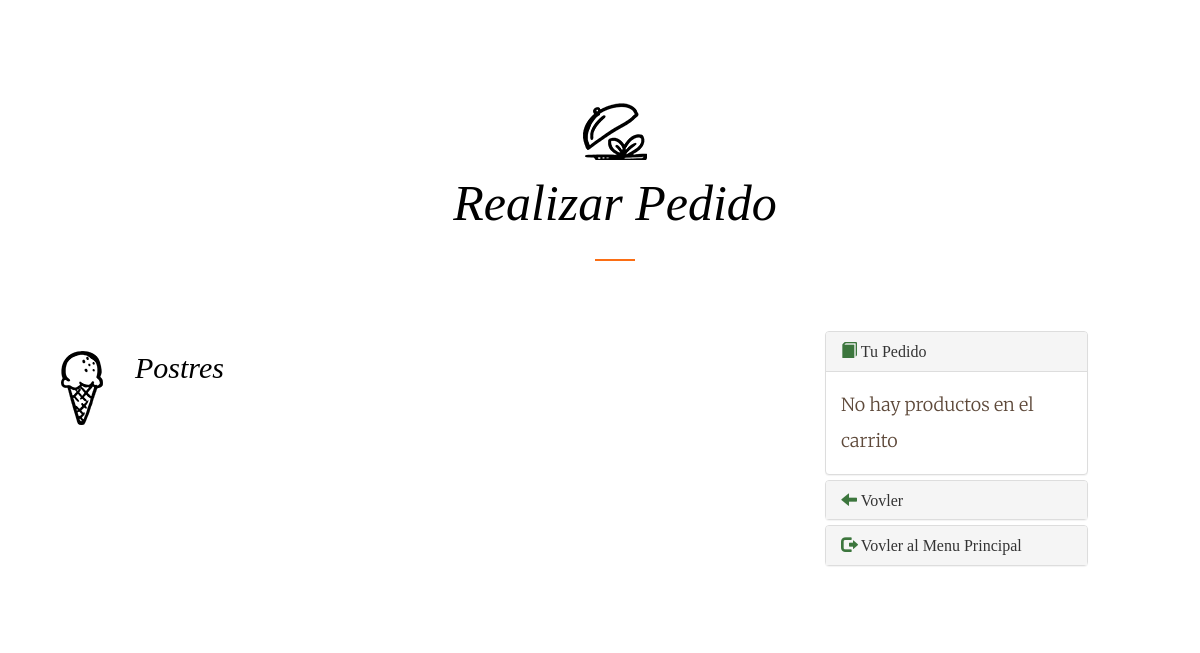
The page /paginas/verTodosPostres.php (signed in) on the database as committed earlier.
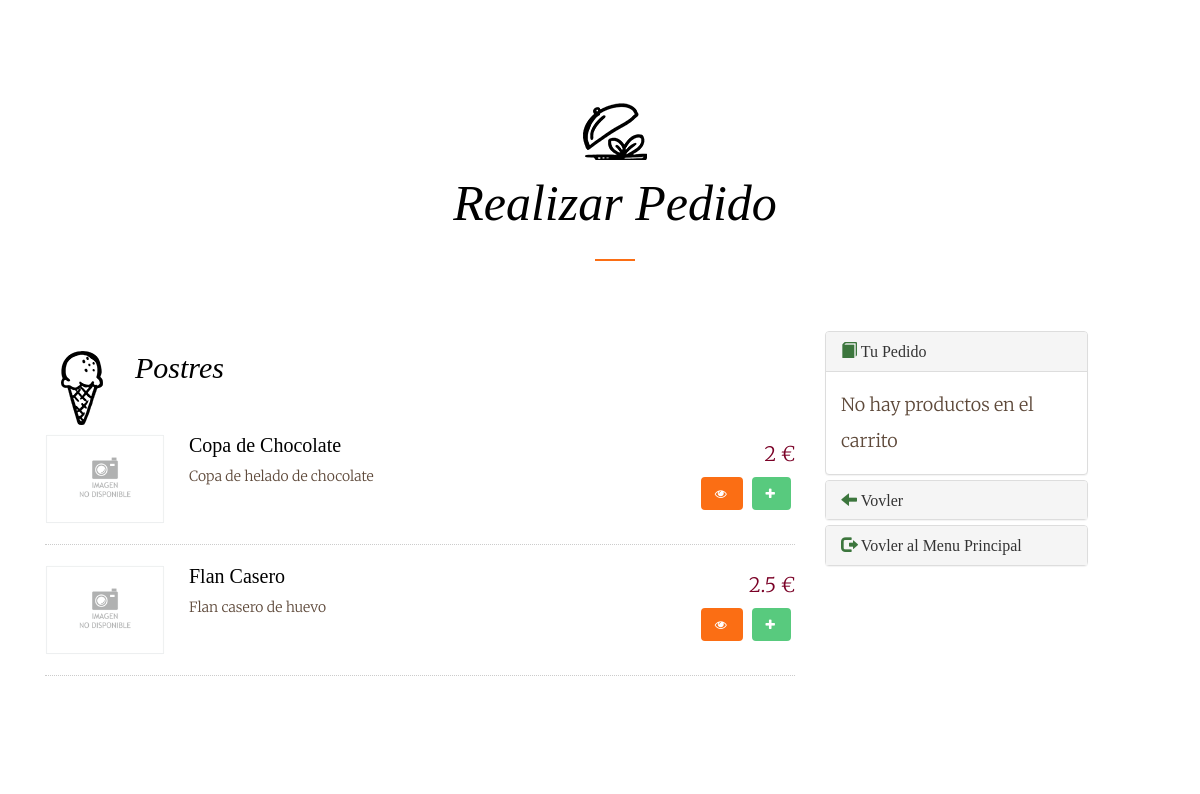
The same page on the database as committed later.
### tables this page shows
CREATE TABLE IF NOT EXISTS producto(
  id_producto TINYINT UNSIGNED PRIMARY KEY AUTO_INCREMENT,
  nombre VARCHAR(30) NOT NULL,
  descripcion VARCHAR(100),
  precio DOUBLE NOT NULL,
  foto VARCHAR(100) DEFAULT NULL,
  calorias TINYINT UNSIGNED DEFAULT NULL,
  tipo_producto TINYINT UNSIGNED NOT NULL,
  is_delete CHAR(1) NOT NULL DEFAULT 0,
  CONSTRAINT fk_producto_tipo FOREIGN KEY (tipo_producto) REFERENCES tipo_producto(id_tipo_producto)
);

### procedimientos/procedimientos.php (called while the page is built, shortened)
<?php
require_once '../conexion/conexion.php';
class procedimientos{
    public $conexion;
    public $resultado;
    public function conect(){
        $obj = new conexion();
        $this->conexion = new mysqli($obj->getServer(), $obj->getUser(), $obj->getPass(),$obj->getDataBase());
        $this->conexion->set_charset("UTF8");
    }
    public function consultas($query){
        $this->resultado = $this->conexion->query($query);
    }
    public function devolverFilas(){
        return $this->resultado->fetch_array();
    }
}

### conexion/conexion.php (called while the page is built, shortened)
<?php
class conexion{
    private $server = "localhost";
    private $user = "root";
    private $pass = "";
    private $dataBase = "restaurante";
    public function getServer(){
        return $this->server;
    }
    public function getUser(){
        return $this->user;
    }
    public function getPass(){
        return $this->pass;
    }
    public function getDataBase(){
        return $this->dataBase;
    }
}

### paginas/verTodosPostres.php (the view, shortened to what the changed rows need)
<?php
include_once '../procedimientos/procedimientos.php';
$conexion = new procedimientos();
$conexion->conect();
?>
<!DOCTYPE html>
<html lang="en">
<head>
    <link type="text/css" href="../sources/bootstrap.css" rel="stylesheet">
    <link type="text/css" href="../sources/cssPropio.css" rel="stylesheet">
    <link href="//maxcdn.bootstrapcdn.com/font-awesome/4.2.0/css/font-awesome.min.css" rel="stylesheet">
    <link rel="stylesheet" href="../sources/animate.css">
    <link rel="stylesheet" href="../sources/icomoon.css">
    <link rel="stylesheet" href="../sources/style.css">
</head>
<body>
<div class="container caja">
    <div id="fh5co-menus" data-section="menu">
        <div class="container">
            <div class="row text-center fh5co-heading row-padded">
                <div class="col-md-8 col-md-offset-2">
                    <h2 class="heading to-animate">Realizar Pedido</h2>
                </div>
            </div>
            <div class="row row-padded">
                <div class="col-md-8">
                    <div class="fh5co-food-menu to-animate-2">
                        <h2 class="fh5co-desserts">Postres</h2>
                        <ul>
                            <?php
                            $query = "SELECT * FROM producto INNER JOIN tipo_producto ON (producto.tipo_producto = tipo_producto.id_tipo_producto) WHERE tipo_producto.nombre = 'Postres'";
                            $conexion->consultas($query);
                            while($resultado = $conexion->devolverFilas()){ echo '
                                <li>
                                    <div class="fh5co-food-desc">';
                                        if($resultado["foto"] == null ){echo'
                                            <figure> <img src="../imagenes/imagen-no-disponible.gif" class="img-responsive"></figure>';
                                        }else {echo'
                                            <figure> <img src="../imagenes/productos/'.$resultado["foto"].'" class="img-responsive"></figure>';
                                        }echo'
                                        <div>
                                            <h3>'.$resultado["1"].'</h3>
                                            <p>'.$resultado["descripcion"].'</p>
                                        </div>
                                    </div>
                                    <div class="fh5co-food-pricing">
                                        '.$resultado["precio"].' €
                                    </div>
                                    <div class="fh5co-food-pricing">
                                        <button type="button" class="btn btn-primary" data-toggle="modal" data-target="#Modal" href="../consultas/obtenerModal.php?id='.$resultado["id_producto"].'"><span class="fa fa-eye"></span></button>
                                        <button type="button" class="btn btn-success" onclick="aniadirProducto('.$resultado["id_producto"].')"><span class="fa fa-plus"></span></button>
                                    </div>
                                </li>';
                            }
                            ?>
                        </ul>
                    </div>
                </div>
            </div>
        </div>
    </div>
</div>

Rows that differ between the two databases and show on the page:
added producto: nombre "Copa de Chocolate", descripcion "Copa de helado de chocolate", precio "2"
added producto: nombre "Flan Casero", descripcion "Flan casero de huevo", precio "2.5"
